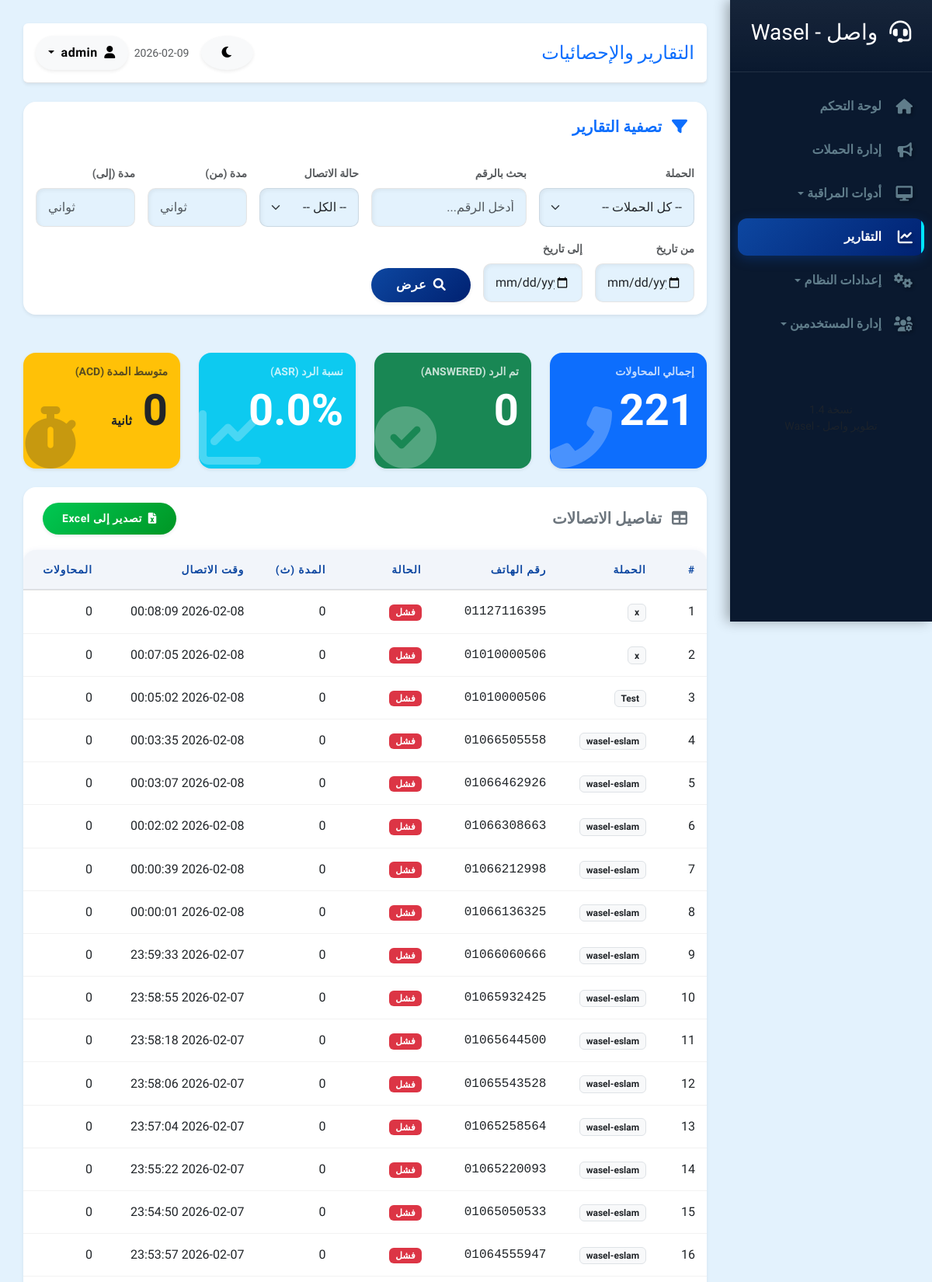
Screenshot of /reports (signed in, upper part) with the database file from the repository.
### models.py (models this page shows)
class Contact(db.Model):
    id = db.Column(db.Integer, primary_key=True)
    name = db.Column(db.String(100), nullable=True)           # اسم العميل (اختياري)
    phone_number = db.Column(db.String(20), nullable=False)   # رقم الهاتف
    status = db.Column(db.String(20), default='pending')      # الحالة: pending, dialed, failed, answered, retry
    last_dialed = db.Column(db.DateTime, nullable=True)       # وقت آخر محاولة اتصال
    retries = db.Column(db.Integer, default=0)                # عدد مرات إعادة المحاولة
    duration = db.Column(db.Integer, default=0)               # مدة المكالمة بالثواني
    campaign_id = db.Column(db.Integer, db.ForeignKey('campaign.id'), nullable=False)

class Campaign(db.Model):
    id = db.Column(db.Integer, primary_key=True)
    name = db.Column(db.String(100), nullable=False)          # اسم الحملة
    status = db.Column(db.String(20), default='paused')       # حالة الحملة: active, paused, completed
    target_queue = db.Column(db.String(10), default='501')    # الكيو المستهدف للتحويل (مخصص للحملة)
    created_at = db.Column(db.DateTime, default=datetime.utcnow)
    user_id = db.Column(db.Integer, db.ForeignKey('user.id'), nullable=True) # مالك الحملة
    is_locked = db.Column(db.Boolean, default=False) # قفل الحملة من قبل الأدمن
    contacts = db.relationship('Contact', backref='campaign', lazy=True, cascade="all, delete-orphan")

### app.py (the view)
@app.route('/reports')
@login_required
@requires_permission('campaigns', 'view')
def reports():
    campaign_id = request.args.get('campaign_id')
    start_date_str = request.args.get('start_date')
    end_date_str = request.args.get('end_date')
    phone = request.args.get('phone')
    status = request.args.get('status')
    min_duration = request.args.get('min_duration')
    max_duration = request.args.get('max_duration')
    query = Contact.query.join(Campaign)
    if not (current_user.role == 'admin' or (current_user.user_role and current_user.user_role.name == 'Admin')):
         query = query.filter(Campaign.user_id == current_user.id)
    if campaign_id:
        query = query.filter(Contact.campaign_id == campaign_id)
    if phone:
        query = query.filter(Contact.phone_number.like(f"%{phone}%"))
    if status:
        query = query.filter(Contact.status == status)
    if min_duration:
        try:
            query = query.filter(Contact.duration >= int(min_duration))
        except ValueError:
            pass
    if max_duration:
        try:
            query = query.filter(Contact.duration <= int(max_duration))
        except ValueError:
            pass
    if start_date_str:
        start_date = datetime.strptime(start_date_str, '%Y-%m-%d')
        query = query.filter(Contact.last_dialed >= start_date)
    if end_date_str:
        end_date = datetime.strptime(end_date_str, '%Y-%m-%d')
        end_date = end_date.replace(hour=23, minute=59, second=59)
        query = query.filter(Contact.last_dialed <= end_date)
    contacts = query.order_by(Contact.last_dialed.desc()).limit(500).all() # Limit for display
    stats_query = query.with_entities(
        db.func.count(Contact.id).label('total'),
        db.func.sum(db.case((Contact.status == 'answered', 1), else_=0)).label('answered'),
        db.func.sum(Contact.duration).label('total_duration')
    )
    stats_result = stats_query.first()
    total_dialed = stats_result.total or 0 # Actually this is total contacts matching filter
    dialed_attempts_count = query.filter(Contact.status != 'pending').count()
    answered_count = stats_result.answered or 0
    total_duration = stats_result.total_duration or 0
    asr = 0
    if dialed_attempts_count > 0:
        asr = round((answered_count / dialed_attempts_count) * 100, 2)
    acd = 0
    if answered_count > 0:
        acd = round(total_duration / answered_count, 2)
    stats = {
        'total_dialed': dialed_attempts_count,
        'answered': int(answered_count),
        'asr': asr,
        'acd': acd
    }
    if current_user.role == 'admin' or (current_user.user_role and current_user.user_role.name == 'Admin'):
        campaigns = Campaign.query.all()
    else:
        campaigns = Campaign.query.filter_by(user_id=current_user.id).all()
    return render_template('reports.html',
                           contacts=contacts,
                           stats=stats,
                           campaigns=campaigns,
                           selected_campaign_id=campaign_id,
                           start_date=start_date_str,
                           end_date=end_date_str,
                           phone=phone,
                           status=status,
                           min_duration=min_duration,
                           max_duration=max_duration)

### templates/reports.html (shortened to what this page needs)
{% extends "base.html" %}
{% block header_title %}التقارير والإحصائيات{% endblock %}
{% block content %}
<div class="row mb-4 fade-in-up">
    <div class="col-md-12">
        <div class="card shadow-sm border-0">
            <div class="card-header bg-transparent border-0">
                <h5 class="mb-0 fw-bold text-primary"><i class="fas fa-filter me-2"></i> تصفية التقارير</h5>
            </div>
            <div class="card-body">
                <form method="GET" action="{{ url_for('reports') }}" class="row g-3 align-items-end">
                    <div class="col-md-3">
                        <label for="campaign_id" class="form-label text-muted small fw-bold">الحملة</label>
                        <select class="form-select" id="campaign_id" name="campaign_id">
                            <option value="">-- كل الحملات --</option>
                        </select>
                    </div>
                    <div class="col-md-3">
                        <label for="phone" class="form-label text-muted small fw-bold">بحث بالرقم</label>
                        <input type="text" class="form-control" id="phone" name="phone" value="{{ phone or '' }}" placeholder="أدخل الرقم...">
                    </div>
                    <div class="col-md-2">
                        <label for="status" class="form-label text-muted small fw-bold">حالة الاتصال</label>
                        <select class="form-select" id="status" name="status">
                            <option value="">-- الكل --</option>
                        </select>
                    </div>
                    <div class="col-md-2">
                        <label for="min_duration" class="form-label text-muted small fw-bold">مدة (من)</label>
                        <input type="number" class="form-control" id="min_duration" name="min_duration" value="{{ min_duration or '' }}" placeholder="ثواني">
                    </div>
                    <div class="col-md-2">
                        <label for="max_duration" class="form-label text-muted small fw-bold">مدة (إلى)</label>
                        <input type="number" class="form-control" id="max_duration" name="max_duration" value="{{ max_duration or '' }}" placeholder="ثواني">
                    </div>
                    <div class="col-md-2">
                        <label for="start_date" class="form-label text-muted small fw-bold">من تاريخ</label>
                        <input type="date" class="form-control" id="start_date" name="start_date" value="{{ start_date }}">
                    </div>
                    <div class="col-md-2">
                        <label for="end_date" class="form-label text-muted small fw-bold">إلى تاريخ</label>
                        <input type="date" class="form-control" id="end_date" name="end_date" value="{{ end_date }}">
                    </div>
                    <div class="col-md-2">
                        <div class="d-grid gap-2">
                            <button type="submit" class="btn btn-primary rounded-pill shadow-sm">
                                <i class="fas fa-search me-1"></i> عرض
                            </button>
                        </div>
                    </div>
                </form>
            </div>
        </div>
    </div>
</div>
{% if stats %}
<div class="row mb-4 fade-in-up" style="animation-delay: 0.1s;">
    <div class="col-md-3">
        <div class="card border-0 shadow-sm h-100 bg-primary text-white position-relative overflow-hidden">
            <div class="card-body">
                <h6 class="text-uppercase opacity-75 small fw-bold">إجمالي المحاولات</h6>
                <h2 class="display-4 fw-bold mb-0">{{ stats.total_dialed }}</h2>
                <i class="fas fa-phone-alt position-absolute bottom-0 end-0 opacity-25 fa-5x me-n3 mb-n3"></i>
            </div>
        </div>
    </div>
    <div class="col-md-3">
        <div class="card border-0 shadow-sm h-100 bg-success text-white position-relative overflow-hidden">
            <div class="card-body">
                <h6 class="text-uppercase opacity-75 small fw-bold">تم الرد (Answered)</h6>
                <h2 class="display-4 fw-bold mb-0">{{ stats.answered }}</h2>
                <i class="fas fa-check-circle position-absolute bottom-0 end-0 opacity-25 fa-5x me-n3 mb-n3"></i>
            </div>
        </div>
    </div>
    <div class="col-md-3">
        <div class="card border-0 shadow-sm h-100 bg-info text-white position-relative overflow-hidden">
            <div class="card-body">
                <h6 class="text-uppercase opacity-75 small fw-bold">نسبة الرد (ASR)</h6>
                <h2 class="display-4 fw-bold mb-0">{{ stats.asr }}%</h2>
                <i class="fas fa-chart-line position-absolute bottom-0 end-0 opacity-25 fa-5x me-n3 mb-n3"></i>
            </div>
        </div>
    </div>
    <div class="col-md-3">
        <div class="card border-0 shadow-sm h-100 bg-warning text-dark position-relative overflow-hidden">
            <div class="card-body">
                <h6 class="text-uppercase opacity-75 small fw-bold">متوسط المدة (ACD)</h6>
                <h2 class="display-4 fw-bold mb-0">{{ stats.acd }} <small class="fs-6">ثانية</small></h2>
                <i class="fas fa-stopwatch position-absolute bottom-0 end-0 opacity-25 fa-5x me-n3 mb-n3"></i>
            </div>
        </div>
    </div>
</div>
<div class="row fade-in-up" style="animation-delay: 0.2s;">
    <div class="col-md-12">
        <div class="card shadow-sm border-0">
            <div class="card-header bg-transparent border-0 d-flex justify-content-between align-items-center">
                <h5 class="mb-0 fw-bold text-secondary"><i class="fas fa-table me-2"></i> تفاصيل الاتصالات</h5>
                <a href="{{ url_for('export_report', campaign_id=selected_campaign_id, start_date=start_date, end_date=end_date, phone=phone, status=status, min_duration=min_duration, max_duration=max_duration) }}" class="btn btn-success btn-sm rounded-pill shadow-sm">
                    <i class="fas fa-file-excel me-1"></i> تصدير إلى Excel
                </a>
            </div>
            <div class="card-body p-0">
                <div class="table-responsive">
                    <table class="table table-hover align-middle mb-0">
                        <thead class="table-light">
                            <tr>
                                <th>#</th>
                                <th>الحملة</th>
                                <th>رقم الهاتف</th>
                                <th>الحالة</th>
                                <th>المدة (ث)</th>
                                <th>وقت الاتصال</th>
                                <th>المحاولات</th>
                            </tr>
                        </thead>
                        <tbody>
                            {% for contact in contacts %}
                            <tr>
                                <td>{{ loop.index }}</td>
                                <td><span class="badge bg-light text-dark border">{{ contact.campaign.name }}</span></td>
                                <td class="font-monospace">{{ contact.phone_number }}</td>
                                <td>
                                    {% if contact.status == 'answered' %}
                                        <span class="badge bg-success">تم الرد</span>
                                    {% elif contact.status == 'failed' %}
                                        <span class="badge bg-danger">فشل</span>
                                    {% elif contact.status == 'dialed' %}
                                        <span class="badge bg-info text-dark">جاري الاتصال</span>
                                    {% else %}
                                        <span class="badge bg-secondary">{{ contact.status }}</span>
                                    {% endif %}
                                </td>
                                <td>{{ contact.duration }}</td>
                                <td>{{ contact.last_dialed.strftime('%Y-%m-%d %H:%M:%S') if contact.last_dialed else '-' }}</td>
                                <td>{{ contact.retries }}</td>
                            </tr>
                            {% else %}
                            <tr>
                                <td colspan="7" class="text-center py-5 text-muted">لا توجد بيانات للعرض</td>
                            </tr>
                            {% endfor %}
                        </tbody>
                    </table>
                </div>
            </div>
        </div>
    </div>
</div>
{% endif %}
{% endblock %}

### rows the page displays
Contact: campaign.name "x", phone_number "01127116395", status "فشل", duration "0", last_dialed "2026-02-08 00:08:09", retries "0"
Contact: campaign.name "x", phone_number "01010000506", status "فشل", duration "0", last_dialed "2026-02-08 00:07:05", retries "0"
Contact: campaign.name "Test", phone_number "01010000506", status "فشل", duration "0", last_dialed "2026-02-08 00:05:02", retries "0"
Contact: campaign.name "wasel-eslam", phone_number "01066505558", status "فشل", duration "0", last_dialed "2026-02-08 00:03:35", retries "0"
Contact: campaign.name "wasel-eslam", phone_number "01066462926", status "فشل", duration "0", last_dialed "2026-02-08 00:03:07", retries "0"
Contact: campaign.name "wasel-eslam", phone_number "01066308663", status "فشل", duration "0", last_dialed "2026-02-08 00:02:02", retries "0"
Contact: campaign.name "wasel-eslam", phone_number "01066212998", status "فشل", duration "0", last_dialed "2026-02-08 00:00:39", retries "0"
Contact: campaign.name "wasel-eslam", phone_number "01066136325", status "فشل", duration "0", last_dialed "2026-02-08 00:00:01", retries "0"
Contact: campaign.name "wasel-eslam", phone_number "01066060666", status "فشل", duration "0", last_dialed "2026-02-07 23:59:33", retries "0"
Contact: campaign.name "wasel-eslam", phone_number "01065932425", status "فشل", duration "0", last_dialed "2026-02-07 23:58:55", retries "0"
Contact: campaign.name "wasel-eslam", phone_number "01065644500", status "فشل", duration "0", last_dialed "2026-02-07 23:58:18", retries "0"
Contact: campaign.name "wasel-eslam", phone_number "01065543528", status "فشل", duration "0", last_dialed "2026-02-07 23:58:06", retries "0"
Contact: campaign.name "wasel-eslam", phone_number "01065258564", status "فشل", duration "0", last_dialed "2026-02-07 23:57:04", retries "0"
Contact: campaign.name "wasel-eslam", phone_number "01065220093", status "فشل", duration "0", last_dialed "2026-02-07 23:55:22", retries "0"
Contact: campaign.name "wasel-eslam", phone_number "01065050533", status "فشل", duration "0", last_dialed "2026-02-07 23:54:50", retries "0"
Contact: campaign.name "wasel-eslam", phone_number "01064555947", status "فشل", duration "0", last_dialed "2026-02-07 23:53:57", retries "0"

### other values shown
{{ stats.total_dialed }} "221"
{{ stats.answered }} "0"
{{ stats.asr }} "0.0"
{{ stats.acd }} "0"
